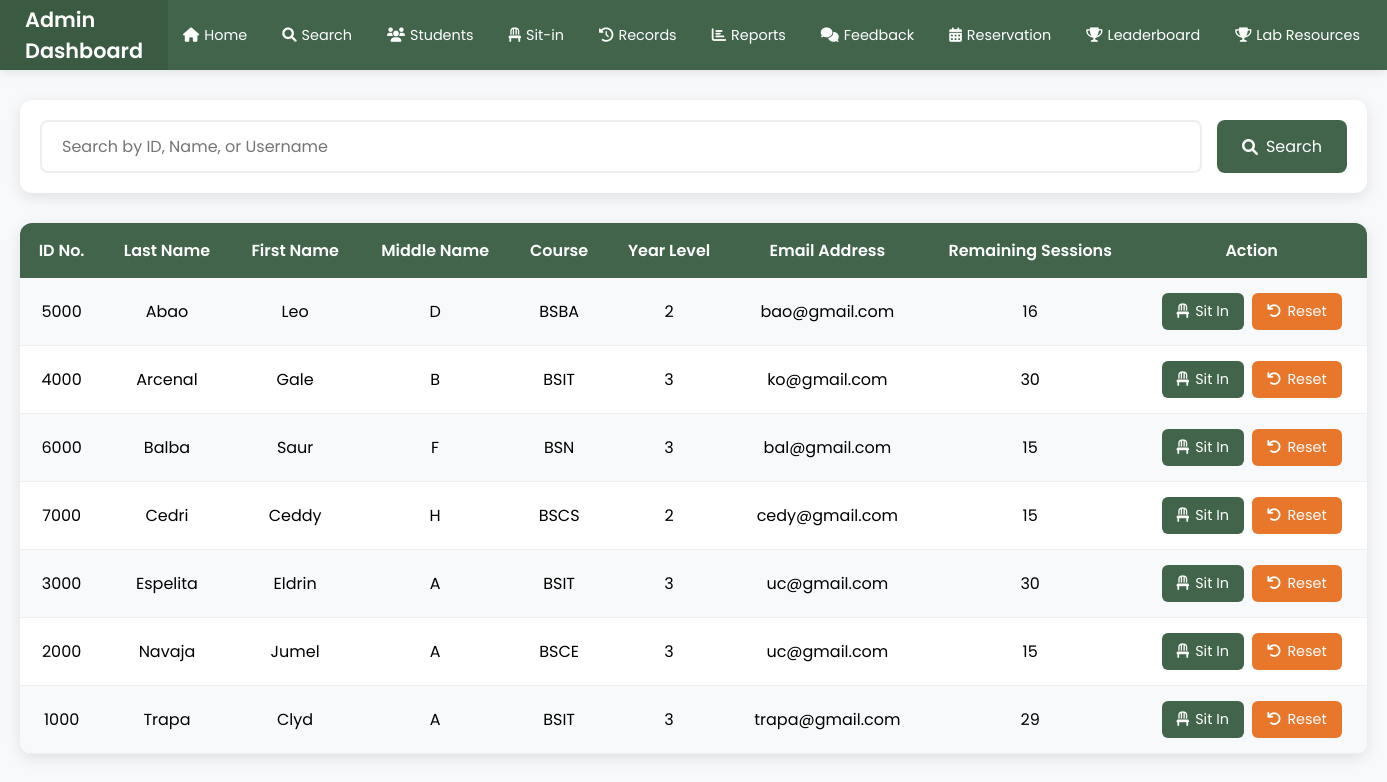
Before: /search with the older database file.
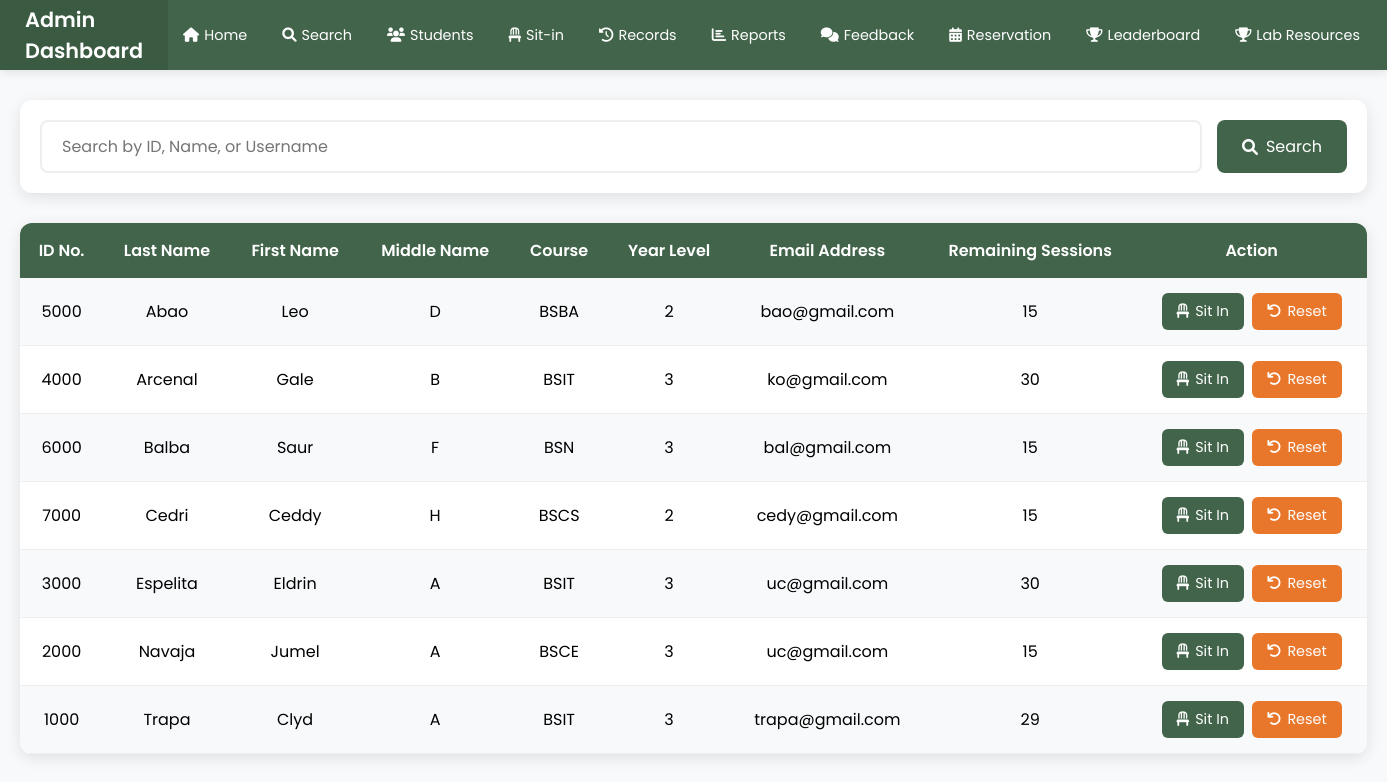
After: the same page with the newer database file.
### tables this page shows
CREATE TABLE users (
            id INTEGER PRIMARY KEY AUTOINCREMENT,
            idno TEXT UNIQUE NOT NULL,
            firstname TEXT NOT NULL,
            lastname TEXT NOT NULL,
            middlename TEXT,
            course TEXT,
            year_level TEXT,
            email_address TEXT,
            password TEXT NOT NULL,
            role TEXT DEFAULT 'student',
            remaining_sessions INTEGER DEFAULT 0,
            profile_pic TEXT
        , points INTEGER DEFAULT 0);

### app.py (the view)
@app.route('/search', methods=['GET', 'POST'])
def search():
    students = []
    search_query = request.form.get('search_query', '').strip()
    with sqlite3.connect('users.db') as conn:
        cursor = conn.cursor()
        if search_query:
            query = '''
                SELECT idno, lastname, firstname, middlename, course, year_level, email_address, remaining_sessions
                FROM users
                WHERE idno LIKE ? OR lastname LIKE ? OR firstname LIKE ?
                ORDER BY lastname, firstname
            '''
            search_param = f'%{search_query}%'
            cursor.execute(query, (search_param, search_param, search_param))
        else:
            query = '''
                SELECT idno, lastname, firstname, middlename, course, year_level, email_address, remaining_sessions
                FROM users
                ORDER BY lastname, firstname
            '''
            cursor.execute(query)
        students = cursor.fetchall()
    return render_template('search.html', students=students, search_query=search_query)

### templates/search.html (shortened to what this page needs)
<!DOCTYPE html>
<html lang="en">
<head>
    <link rel="stylesheet" href="https://cdnjs.cloudflare.com/ajax/libs/font-awesome/6.0.0/css/all.min.css">
</head>
<body>
    <div class="navbar">
        <div class="logo">Admin Dashboard</div>
        <ul class="nav-links">
            <li><a href="{{ url_for('admin_dashboard') }}"><i class="fas fa-home"></i> Home</a></li>
            <li><a href="{{ url_for('search') }}"><i class="fas fa-search"></i> Search</a></li>
            <li><a href="{{ url_for('students') }}"><i class="fas fa-users"></i> Students</a></li>
            <li><a href="{{ url_for('current_sit_in') }}"><i class="fas fa-chair"></i> Sit-in</a></li>
            <li><a href="{{ url_for('sit_in_records') }}"><i class="fas fa-history"></i> Records</a></li>
            <li><a href="{{ url_for('sit_in_report') }}"><i class="fas fa-chart-bar"></i> Reports</a></li>
            <li><a href="{{ url_for('feedback_report') }}"><i class="fas fa-comments"></i> Feedback</a></li>
            <li><a href="{{ url_for('reservation') }}"><i class="fas fa-calendar-alt"></i> Reservation</a></li>
            <li><a href="{{ url_for('leaderboard') }}"><i class="fas fa-trophy"></i> Leaderboard</a></li>
            <li><a href="{{ url_for('admin_resources') }}"><i class="fas fa-trophy"></i>Lab Resources</a></li>
        </ul>
        <div class="logout-container">
        </div>
    </div>
    <div class="container">
        <form method="POST" action="{{ url_for('search') }}" class="search-box" id="searchForm">
            <input type="text" name="search_query" id="searchInput" placeholder="Search by ID, Name, or Username" value="{{ request.form.get('search_query', '') }}">
            <button type="submit">
                <i class="fas fa-search"></i>
                Search
            </button>
        </form>
        <div class="table-container">
            <table>
                <thead>
                    <tr>
                        <th>ID No.</th>
                        <th>Last Name</th>
                        <th>First Name</th>
                        <th>Middle Name</th>
                        <th>Course</th>
                        <th>Year Level</th>
                        <th>Email Address</th>
                        <th>Remaining Sessions</th>
                        <th>Action</th>
                    </tr>
                </thead>
                <tbody>
                    {% for student in students %}
                    <tr>
                        <td>{{ student[0] }}</td>
                        <td>{{ student[1] }}</td>
                        <td>{{ student[2] }}</td>
                        <td>{{ student[3] }}</td>
                        <td>{{ student[4] }}</td>
                        <td>{{ student[5] }}</td>
                        <td>{{ student[6] }}</td>
                        <td>{{ student[7] }}</td>
                        <td>
                            <div class="button-container">
                                <button class="sit-in-btn" onclick="openModal('{{ student[0] }}', '{{ student[1] }}', '{{ student[2] }}')">
                                    <i class="fas fa-chair"></i>
                                    Sit In
                                </button>
                                <button class="reset-session-btn" onclick="resetStudentSessions('{{ student[0] }}', '{{ student[1] }}', '{{ student[2] }}')">
                                    <i class="fas fa-undo"></i>
                                    Reset
                                </button>
                            </div>
                        </td>
                    </tr>
                    {% endfor %}
                </tbody>
            </table>
        </div>
    </div>
</body>
</html>

Changed rows visible on the page:
changed users "Abao": remaining_sessions "16" → "15"
